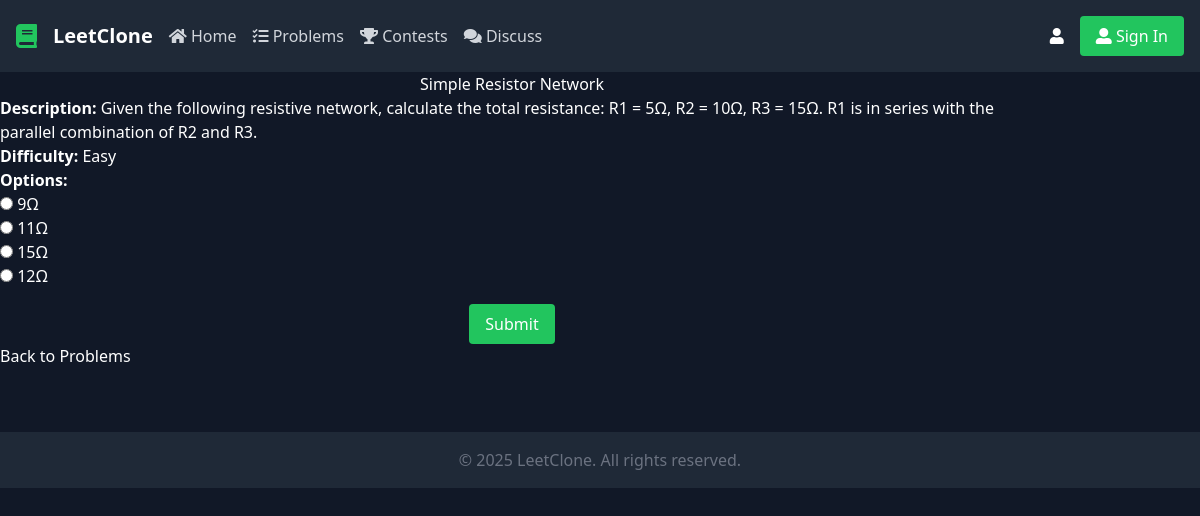
The page /problems/1/ on the database its author committed.
### problems/models.py (models this page shows, shortened)
class Problem(models.Model):
    title = models.CharField(max_length=200)
    description = models.TextField()
    DIFFICULTY_CHOICES = [
        ('easy', 'Easy'),
        ('medium', 'Medium'),
        ('hard', 'Hard'),
    ]
    difficulty = models.CharField(
        max_length=6,
        choices=DIFFICULTY_CHOICES,
        default='easy',
    )
    solutions = models.TextField(default='No solution provided')  # Keep one field for the solution
    option_a = models.CharField(max_length=255, default='Option A')
    option_b = models.CharField(max_length=255, default='Option B')
    option_c = models.CharField(max_length=255, default='Option C')
    option_d = models.CharField(max_length=255, default='Option D')
    correct_answer = models.CharField(
        max_length=1,
        choices=[('A', 'Option A'), ('B', 'Option B'), ('C', 'Option C'), ('D', 'Option D')],
        default='A'
    )
    class Meta:
        verbose_name = 'Problem'
        verbose_name_plural = 'Problems'

### problems/views.py (the view)
# urls.py: path('<int:problem_id>/', problem_detail, name='problem_detail'),  # Problem detail
def problem_detail(request, problem_id):
    problem = Problem.objects.get(id=problem_id)
    return render(request, 'problem_detail.html', {
        'problem': problem,
        'option_a': problem.option_a,
        'option_b': problem.option_b,
        'option_c': problem.option_c,
        'option_d': problem.option_d,
    })

### templates/problem_detail.html (shortened to what this page needs)
{% extends 'base.html' %}
{% block content %}
<div class="container">
    <h1 class="text-center">{{ problem.title }}</h1>
    <p><strong>Description:</strong> {{ problem.description }}</p>
    <p><strong>Difficulty:</strong> {{ problem.get_difficulty_display }}</p>
    <form method="POST" action="{% url 'check_answer' problem.id %}">
        <div class="options">
            <p><strong>Options:</strong></p>
            <div class="form-check">
                <input class="form-check-input" type="radio" id="option_a" name="answer" value="A" {% if user_answer == 'A' %}checked{% endif %}>
                <label class="form-check-label" for="option_a">{{ option_a }}</label>
            </div>
            <div class="form-check">
                <input class="form-check-input" type="radio" id="option_b" name="answer" value="B" {% if user_answer == 'B' %}checked{% endif %}>
                <label class="form-check-label" for="option_b">{{ option_b }}</label>
            </div>
            <div class="form-check">
                <input class="form-check-input" type="radio" id="option_c" name="answer" value="C" {% if user_answer == 'C' %}checked{% endif %}>
                <label class="form-check-label" for="option_c">{{ option_c }}</label>
            </div>
            <div class="form-check">
                <input class="form-check-input" type="radio" id="option_d" name="answer" value="D" {% if user_answer == 'D' %}checked{% endif %}>
                <label class="form-check-label" for="option_d">{{ option_d }}</label>
            </div>
        </div>
        <div class="text-center mt-4">
            <button type="submit" class="bg-green-500 text-white px-4 py-2 rounded">Submit</button>
        </div>
    </form>
    <a href="{% url 'problem_list' %}" class="btn btn-primary">Back to Problems</a>
</div>
{% endblock %}

### rows shown on the page
Problem: title "Simple Resistor Network", description "Given the following resistive network, calculate the total resistance: R1 = 5Ω, R2 = 10Ω, R3 = 15Ω. R1 is in series with the parallel combination of R2 and R3.", difficulty "Easy", option_a "9Ω", option_b "11Ω", option_c "15Ω", option_d "12Ω"
